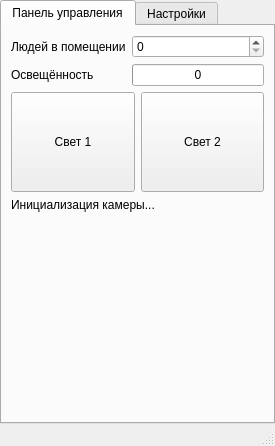
<?xml version="1.0" encoding="UTF-8"?>
<ui version="4.0">
 <class>MainWindow</class>
 <widget class="QMainWindow" name="MainWindow">
  <property name="geometry">
   <rect>
    <x>0</x>
    <y>0</y>
    <width>268</width>
    <height>441</height>
   </rect>
  </property>
  <property name="windowTitle">
   <string>BloomLight</string>
  </property>
  <property name="windowIcon">
   <iconset>
    <normaloff>images/icon.png</normaloff>images/icon.png</iconset>
  </property>
  <property name="layoutDirection">
   <enum>Qt::LeftToRight</enum>
  </property>
  <property name="documentMode">
   <bool>false</bool>
  </property>
  <widget class="QWidget" name="centralwidget">
   <property name="enabled">
    <bool>true</bool>
   </property>
   <layout class="QHBoxLayout" name="horizontalLayout">
    <property name="spacing">
     <number>0</number>
    </property>
    <property name="leftMargin">
     <number>0</number>
    </property>
    <property name="topMargin">
     <number>0</number>
    </property>
    <property name="rightMargin">
     <number>0</number>
    </property>
    <property name="bottomMargin">
     <number>0</number>
    </property>
    <item>
     <widget class="QTabWidget" name="tabWidget">
      <property name="layoutDirection">
       <enum>Qt::LeftToRight</enum>
      </property>
      <property name="currentIndex">
       <number>0</number>
      </property>
      <widget class="QWidget" name="tab_3">
       <property name="sizePolicy">
        <sizepolicy hsizetype="Maximum" vsizetype="Maximum">
         <horstretch>0</horstretch>
         <verstretch>0</verstretch>
        </sizepolicy>
       </property>
       <attribute name="title">
        <string>Панель управления</string>
       </attribute>
       <layout class="QVBoxLayout" name="verticalLayout">
        <item>
         <layout class="QGridLayout" name="gridLayout_2">
          <item row="1" column="0">
           <widget class="QLabel" name="label_2">
            <property name="text">
             <string>Освещённость</string>
            </property>
           </widget>
          </item>
          <item row="0" column="0">
           <widget class="QLabel" name="label">
            <property name="lineWidth">
             <number>1</number>
            </property>
            <property name="text">
             <string>Людей в помещении</string>
            </property>
            <property name="textFormat">
             <enum>Qt::AutoText</enum>
            </property>
           </widget>
          </item>
          <item row="0" column="1">
           <widget class="QSpinBox" name="people_count"/>
          </item>
          <item row="1" column="1">
           <widget class="QProgressBar" name="bridness">
            <property name="maximum">
             <number>300</number>
            </property>
            <property name="value">
             <number>0</number>
            </property>
            <property name="textVisible">
             <bool>true</bool>
            </property>
            <property name="invertedAppearance">
             <bool>false</bool>
            </property>
            <property name="format">
             <string>%p</string>
            </property>
           </widget>
          </item>
         </layout>
        </item>
        <item>
         <layout class="QHBoxLayout" name="horizontalLayout_2">
          <item>
           <widget class="QPushButton" name="light1">
            <property name="minimumSize">
             <size>
              <width>0</width>
              <height>100</height>
             </size>
            </property>
            <property name="text">
             <string>Свет 1</string>
            </property>
            <property name="checkable">
             <bool>true</bool>
            </property>
            <property name="checked">
             <bool>false</bool>
            </property>
            <property name="autoDefault">
             <bool>false</bool>
            </property>
            <property name="default">
             <bool>false</bool>
            </property>
            <property name="flat">
             <bool>false</bool>
            </property>
           </widget>
          </item>
          <item>
           <widget class="QPushButton" name="light2">
            <property name="minimumSize">
             <size>
              <width>0</width>
              <height>100</height>
             </size>
            </property>
            <property name="text">
             <string>Свет 2</string>
            </property>
            <property name="checkable">
             <bool>true</bool>
            </property>
           </widget>
          </item>
         </layout>
        </item>
        <item>
         <widget class="QLabel" name="camera_view_main">
          <property name="text">
           <string>Инициализация камеры...</string>
          </property>
         </widget>
        </item>
        <item>
         <spacer name="verticalSpacer_2">
          <property name="orientation">
           <enum>Qt::Vertical</enum>
          </property>
          <property name="sizeHint" stdset="0">
           <size>
            <width>20</width>
            <height>40</height>
           </size>
          </property>
         </spacer>
        </item>
       </layout>
      </widget>
      <widget class="QWidget" name="tab_4">
       <attribute name="title">
        <string>Настройки</string>
       </attribute>
       <layout class="QGridLayout" name="gridLayout">
        <item row="0" column="0" colspan="2">
         <widget class="QCheckBox" name="is_video_recording">
          <property name="text">
           <string>Запись видео</string>
          </property>
          <property name="checked">
           <bool>true</bool>
          </property>
         </widget>
        </item>
        <item row="17" column="0">
         <spacer name="verticalSpacer">
          <property name="orientation">
           <enum>Qt::Vertical</enum>
          </property>
          <property name="sizeHint" stdset="0">
           <size>
            <width>20</width>
            <height>40</height>
           </size>
          </property>
         </spacer>
        </item>
        <item row="7" column="0">
         <widget class="QLabel" name="label_3">
          <property name="layoutDirection">
           <enum>Qt::LeftToRight</enum>
          </property>
          <property name="text">
           <string>Камера</string>
          </property>
          <property name="alignment">
           <set>Qt::AlignLeading|Qt::AlignLeft|Qt::AlignTop</set>
          </property>
         </widget>
        </item>
        <item row="9" column="1">
         <widget class="QSpinBox" name="min_area">
          <property name="minimum">
           <number>1</number>
          </property>
          <property name="maximum">
           <number>99999999</number>
          </property>
          <property name="singleStep">
           <number>100</number>
          </property>
          <property name="value">
           <number>500</number>
          </property>
         </widget>
        </item>
        <item row="1" column="1">
         <widget class="QLineEdit" name="vidio_path">
          <property name="text">
           <string>out/</string>
          </property>
          <property name="readOnly">
           <bool>true</bool>
          </property>
         </widget>
        </item>
        <item row="7" column="1">
         <widget class="QListWidget" name="cameras_list"/>
        </item>
        <item row="1" column="0">
         <widget class="QPushButton" name="select_video_path">
          <property name="text">
           <string>Выбрать</string>
          </property>
         </widget>
        </item>
        <item row="6" column="0" colspan="2">
         <widget class="QCheckBox" name="cam_view">
          <property name="text">
           <string>Просмотр камеры</string>
          </property>
          <property name="checked">
           <bool>true</bool>
          </property>
         </widget>
        </item>
        <item row="9" column="0">
         <widget class="QLabel" name="label_4">
          <property name="text">
           <string>Минимальный размер объекта</string>
          </property>
         </widget>
        </item>
        <item row="4" column="0" colspan="2">
         <widget class="Line" name="line">
          <property name="orientation">
           <enum>Qt::Horizontal</enum>
          </property>
         </widget>
        </item>
        <item row="5" column="0" colspan="2">
         <widget class="QCheckBox" name="ar_cam">
          <property name="text">
           <string>Доп. графика на камере</string>
          </property>
          <property name="checked">
           <bool>true</bool>
          </property>
         </widget>
        </item>
        <item row="10" column="0">
         <widget class="QLabel" name="label_5">
          <property name="text">
           <string>Максимальный размер объекта</string>
          </property>
         </widget>
        </item>
        <item row="12" column="1">
         <widget class="QSlider" name="center_offset">
          <property name="minimum">
           <number>-100</number>
          </property>
          <property name="maximum">
           <number>100</number>
          </property>
          <property name="value">
           <number>0</number>
          </property>
          <property name="orientation">
           <enum>Qt::Horizontal</enum>
          </property>
         </widget>
        </item>
        <item row="12" column="0">
         <widget class="QLabel" name="label_6">
          <property name="text">
           <string>Смещение центра</string>
          </property>
         </widget>
        </item>
        <item row="8" column="0" colspan="2">
         <widget class="Line" name="line_2">
          <property name="orientation">
           <enum>Qt::Horizontal</enum>
          </property>
         </widget>
        </item>
        <item row="11" column="0" colspan="2">
         <widget class="Line" name="line_3">
          <property name="orientation">
           <enum>Qt::Horizontal</enum>
          </property>
         </widget>
        </item>
        <item row="13" column="0">
         <widget class="QLabel" name="label_7">
          <property name="text">
           <string>Время отключения света</string>
          </property>
         </widget>
        </item>
        <item row="10" column="1">
         <widget class="QSpinBox" name="reset_area">
          <property name="maximum">
           <number>999999999</number>
          </property>
          <property name="singleStep">
           <number>1000</number>
          </property>
          <property name="value">
           <number>0</number>
          </property>
         </widget>
        </item>
        <item row="15" column="1">
         <widget class="QLineEdit" name="contr_ip">
          <property name="text">
           <string>192.168.137.32:4210</string>
          </property>
         </widget>
        </item>
        <item row="14" column="0" colspan="2">
         <widget class="Line" name="line_4">
          <property name="orientation">
           <enum>Qt::Horizontal</enum>
          </property>
         </widget>
        </item>
        <item row="15" column="0">
         <widget class="QLabel" name="label_8">
          <property name="text">
           <string>IP контролера №1</string>
          </property>
         </widget>
        </item>
        <item row="13" column="1">
         <widget class="QSpinBox" name="time_to_off">
          <property name="value">
           <number>5</number>
          </property>
         </widget>
        </item>
        <item row="16" column="0">
         <widget class="QLabel" name="label_9">
          <property name="text">
           <string>IP контролера №2</string>
          </property>
         </widget>
        </item>
        <item row="16" column="1">
         <widget class="QLineEdit" name="contr_ip_2">
          <property name="text">
           <string>localhost:4210</string>
          </property>
         </widget>
        </item>
       </layout>
      </widget>
     </widget>
    </item>
   </layout>
  </widget>
  <widget class="QStatusBar" name="statusbar"/>
 </widget>
 <resources/>
 <connections/>
</ui>
